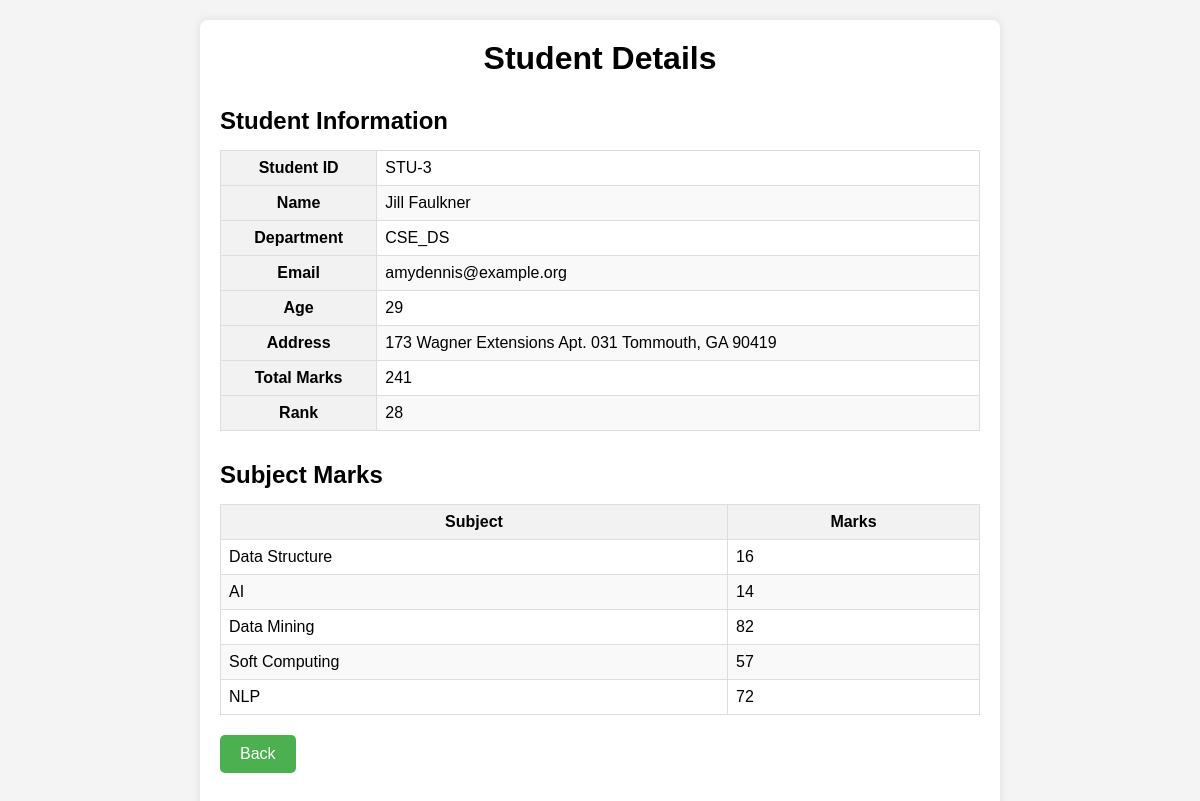
The page /marks/STU-3 on the database its author committed.
### result/models.py (models this page shows, shortened)
class Student(models.Model):
    department = models.ForeignKey(Department , related_name='depart',on_delete=models.CASCADE)
    student_id= models.OneToOneField(StudentId,related_name="studentid",on_delete=models.CASCADE)
    student_name = models.CharField(max_length=100)
    student_email= models.EmailField(unique=True)
    student_age = models.IntegerField(default=18)
    student_address= models.TextField()
    class Meta:
        ordering = ['student_id','student_name']
        verbose_name = 'student'

class StudentId(models.Model):
    student_id = models.CharField(max_length=100)
    def __str__(self) -> str:
        return self.student_id

class Department(models.Model):
    department=models.CharField(max_length=100)
    def __str__(self) -> str:
        return self.department
    class Meta:
        ordering=['department']

class StudentRank(models.Model):
    student=models.ForeignKey(Student, related_name="studentrank", on_delete= models.CASCADE)
    student_rank= models.IntegerField()
    date_of_report_card_generation= models.DateField(auto_now_add=True)
    class Meta:
        unique_together = ['student_rank','date_of_report_card_generation']

class SubjectMarks(models.Model):
    student = models.ForeignKey(Student, related_name="studentmarks" , on_delete=models.CASCADE)
    subject= models.ForeignKey(Subject,on_delete=models.CASCADE)
    marks=models.IntegerField()
    class Meta:
        unique_together=['student','subject']

class Subject(models.Model):
    subject_name = models.CharField(max_length = 100)
    def __str__(self) -> str:
        return self.subject_name

### result/views.py (the view)
# urls.py: path('marks/<student_id>',diplay_marks,name='marks')
def diplay_marks(request, student_id):
    student_id_obj = StudentId.objects.get(student_id=student_id)
    student_detail = Student.objects.get(student_id=student_id_obj)
    query_set = SubjectMarks.objects.filter(student__student_id__student_id = student_id)
    total_marks =  query_set.aggregate(total_marks=Sum('marks'))
    return render(request,'display_marks.html',context={ 'student_detail':student_detail ,'queryset':query_set,'totalmarks':total_marks})

### result/templates/display_marks.html (shortened to what this page needs)
<!DOCTYPE html>
<html lang="en">
<head>
</head>
<body>
    <div class="container">
        <h1>Student Details</h1>
        <div>
            <h2>Student Information</h2>
            <table>
                <tr>
                    <th>Student ID</th>
                    <td>{{ student_detail.student_id }}</td>
                </tr>
                <tr>
                    <th>Name</th>
                    <td>{{ student_detail.student_name }}</td>
                </tr>
                <tr>
                    <th>Department</th>
                    <td>{{ student_detail.department }}</td>
                </tr>
                <tr>
                    <th>Email</th>
                    <td>{{ student_detail.student_email }}</td>
                </tr>
                <tr>
                    <th>Age</th>
                    <td>{{ student_detail.student_age }}</td>
                </tr>
                <tr>
                    <th>Address</th>
                    <td>{{ student_detail.student_address }}</td>
                </tr>
                <tr>
                    <th>Total Marks</th>
                    <td>{{ totalmarks.total_marks }}</td>
                </tr>
                <tr>
                    <th>Rank</th>
                    <td>{{ student_detail.studentrank.first.student_rank}}</td>
                </tr>
            </table>
        </div>
        <div>
            <h2>Subject Marks</h2>
            <table>
                    <tr>
                        <th>Subject</th>
                        <th>Marks</th>
                    </tr>
                <tbody>
                    {% for query in queryset %}
                        <tr>
                            <td>{{ query.subject }}</td>
                            <td>{{ query.marks }}</td>
                        </tr>
                    {% endfor %}
                </tbody>
            </table>
        </div>
        <a href="/" class="back-btn">Back</a>
    </div>
</body>
</html>

### result/templates/display_marks.html (style rules this page uses)
* { margin: 0; padding: 0; box-sizing: border-box; }
body { font-family: Arial, sans-serif; padding: 20px; background-color: #f4f4f4; }
.container { max-width: 800px; margin: 0 auto; background-color: #fff; padding: 20px; border-radius: 8px; box-shadow: 0 0 10px rgba(0, 0, 0, 0.1); }
h1 { text-align: center; margin-bottom: 20px; }
h2 { margin-top: 30px; margin-bottom: 15px; }
table { width: 100%; border-collapse: collapse; margin-bottom: 20px; }
th, td { border: 1px solid #dddddd; padding: 8px; }
th { background-color: #f2f2f2; }
tr:nth-child(even) { background-color: #f9f9f9; }
.back-btn { display: inline-block; padding: 10px 20px; background-color: #4CAF50; color: white; border: none; border-radius: 5px; text-decoration: none; margin-bottom: 20px; }

### rows shown on the page
Student: student_id "STU-3", student_name "Jill Faulkner", department "CSE_DS", student_email "amydennis@example.org", student_age "29", student_address "173 Wagner Extensions Apt. 031 Tommouth, GA 90419", studentrank.first.student_rank "28"
SubjectMarks: subject "Data Structure", marks "16"
SubjectMarks: subject "AI", marks "14"
SubjectMarks: subject "Data Mining", marks "82"
SubjectMarks: subject "Soft Computing", marks "57"
SubjectMarks: subject "NLP", marks "72"

### other values the page prints
{{ totalmarks.total_marks }} "241"
